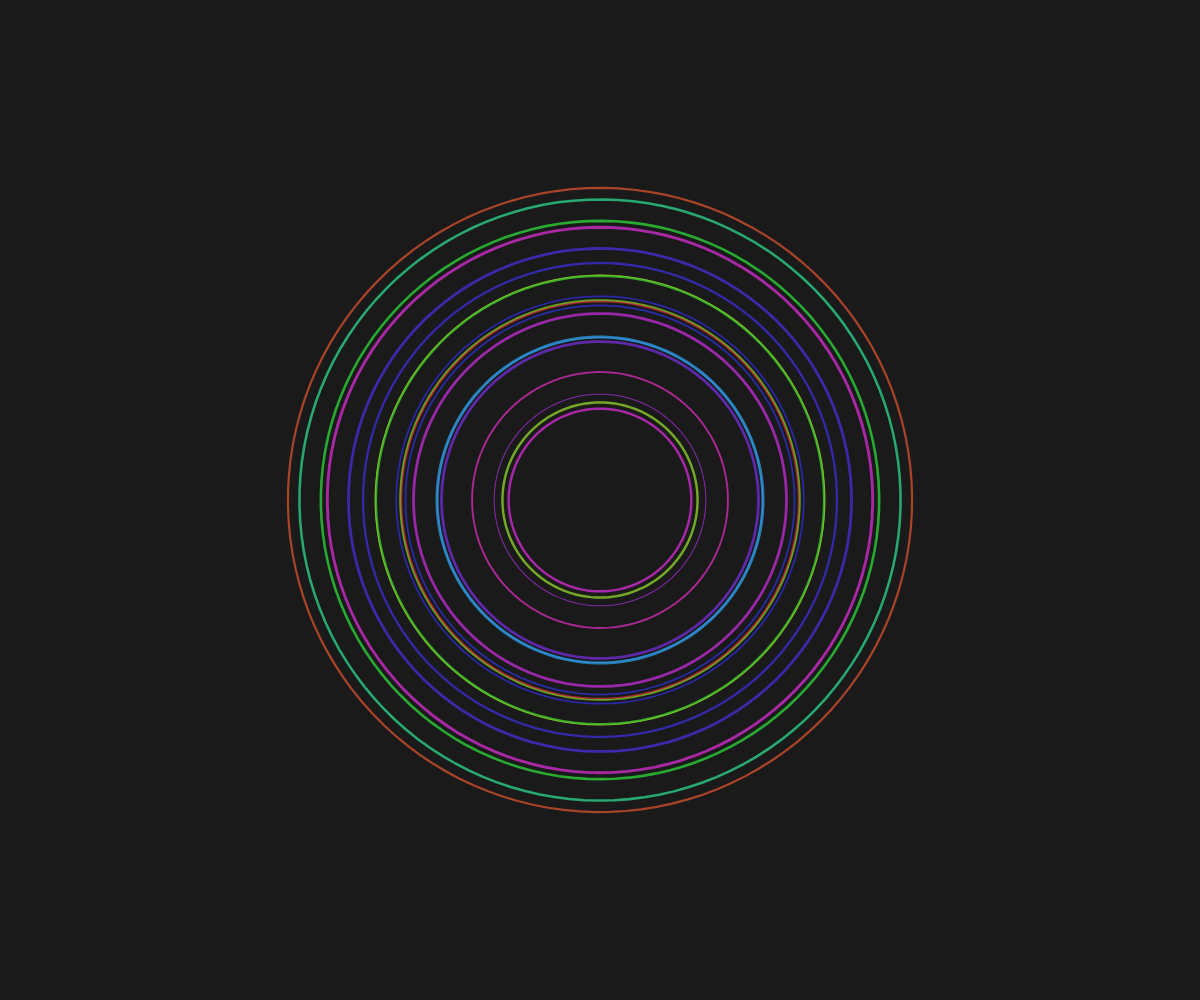
Frame 1 (no input)
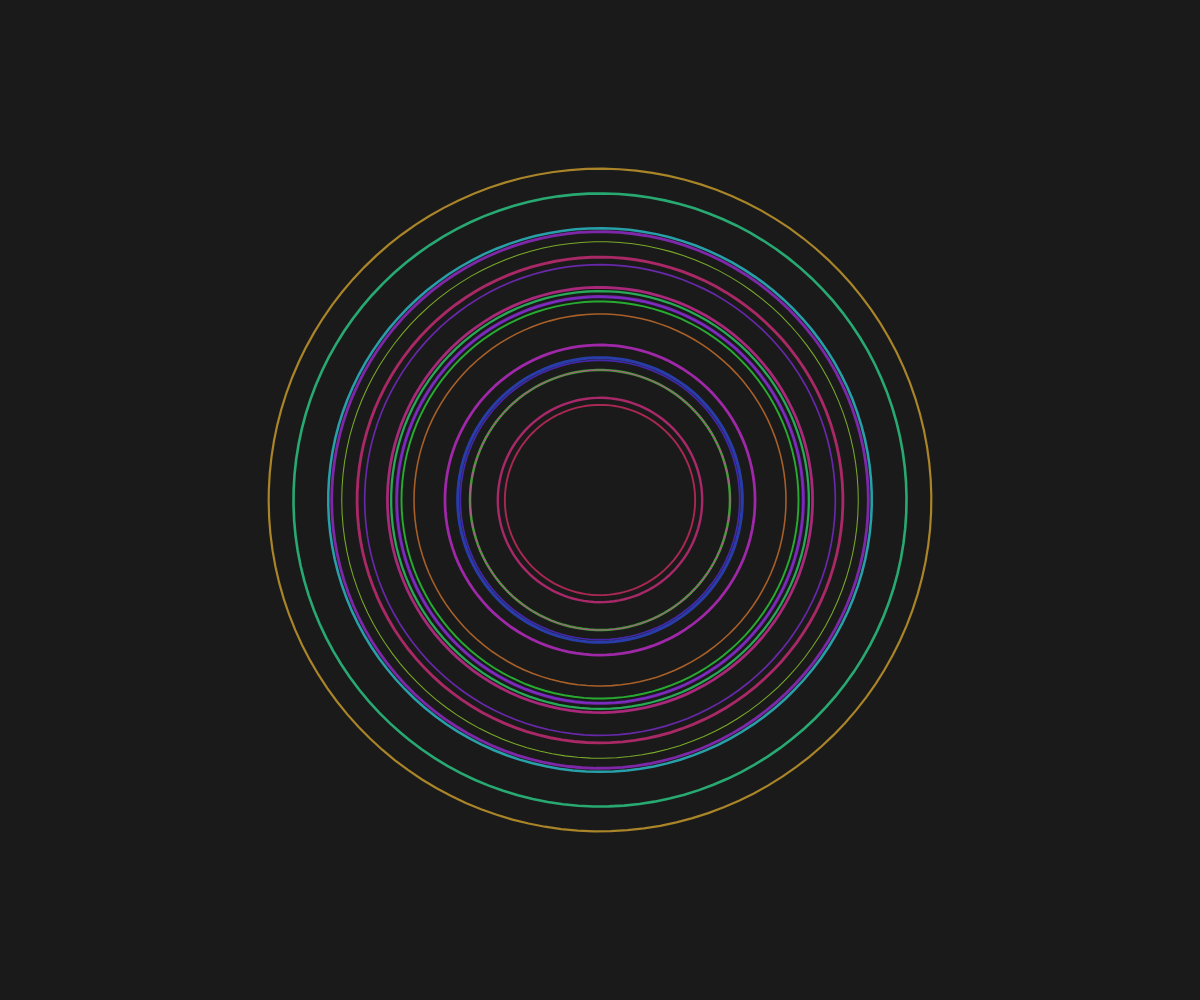
Frame 60 (no input)
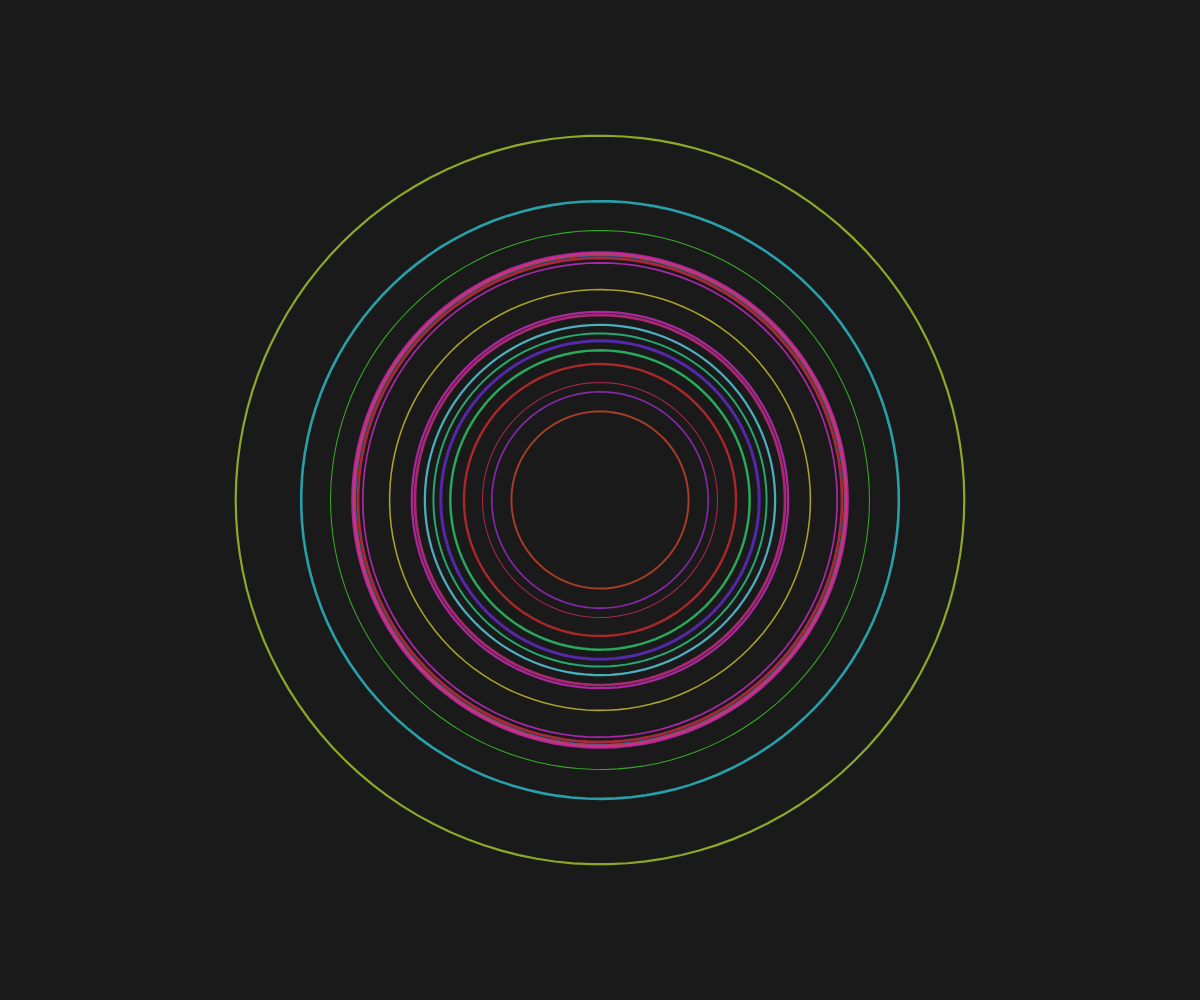
Frame 120 (the mouse pressed at the canvas centre since frame 60)

The p5.js sketch that drew these frames (run headless with seeded random() and noise() and a simulated clock; from frame 60 on, the mouse is pressed at the canvas centre):

// p5.js sketch
// ── sketch.js
let arcs = [];
const numArcs = 20;
const maxRadius = 300;

function setup() {
  createCanvas(windowWidth, windowHeight);
  colorMode(HSB, 360, 100, 100, 1);
  
  // Initialize arcs with random properties
  for (let i = 0; i < numArcs; i++) {
    arcs.push({
      radius: random(50, maxRadius),
      angle: random(TWO_PI),
      speed: random(0.005, 0.02),
      hue: random(360),
      strokeWidth: random(1, 3)
    });
  }
}

function draw() {
  background(0, 0, 10);
  
  // Center of canvas
  const cx = width / 2;
  const cy = height / 2;
  
  // Draw each arc
  for (let i = 0; i < arcs.length; i++) {
    let arc = arcs[i];
    
    // Update angle and hue
    arc.angle += arc.speed;
    arc.hue = (arc.hue + 0.5) % 360;
    
    // Calculate pulsing radius
    const pulse = sin(frameCount * 0.02 + i) * 30 + 50;
    const currentRadius = arc.radius + pulse;
    
    // Draw the arc
    noFill();
    stroke(arc.hue, 80, 90, 0.7);
    strokeWeight(arc.strokeWidth);
    
    // Draw a segment of the arc
    beginShape();
    for (let a = 0; a < TWO_PI; a += 0.05) {
      const x = cx + cos(a + arc.angle) * currentRadius;
      const y = cy + sin(a + arc.angle) * currentRadius;
      vertex(x, y);
    }
    endShape(CLOSE);
  }
}

function windowResized() {
  resizeCanvas(windowWidth, windowHeight);
}
